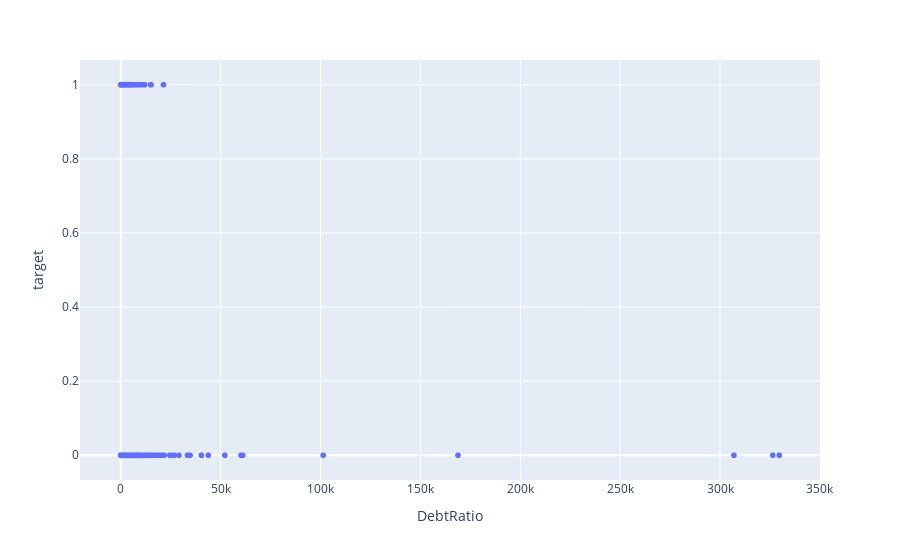

Notebook source saved alongside this figure:
### Markdown cell above
**Chequeamos outliers**

### Code cell
px.scatter(data_frame = df,x = 'DebtRatio',y = 'target')

### Figure 1 — Plotly figure (JSON) as saved in the notebook; plotly's stock layout.template omitted (floating-point values rounded to 4 significant figures; data arrays with more than 128 entries replaced by an {"elided": "..."} marker saying what was removed)
{"data": [{"hovertemplate": "DebtRatio=%{x}<br>target=%{y}<extra></extra>", "legendgroup": "", "marker": {"color": "#636efa", "symbol": "circle"}, "mode": "markers", "name": "", "showlegend": false, "type": "scattergl", "x": {"elided": "73363 float values"}, "xaxis": "x", "y": {"elided": "73363 int values"}, "yaxis": "y"}], "layout": {"legend": {"tracegroupgap": 0}, "margin": {"t": 60}, "xaxis": {"anchor": "y", "domain": [0, 1], "title": {"text": "DebtRatio"}}, "yaxis": {"anchor": "x", "domain": [0, 1], "title": {"text": "target"}}}}
